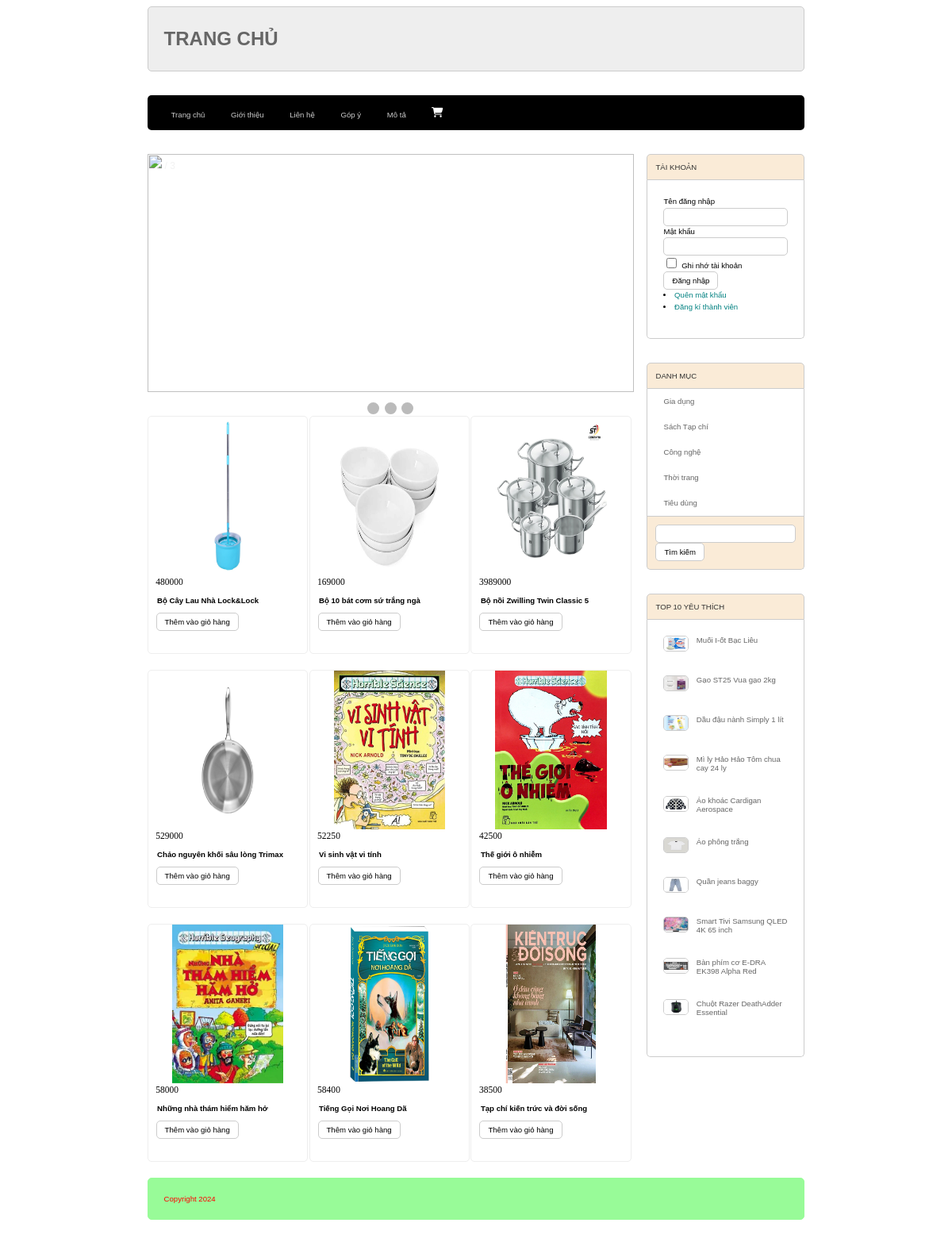
The page / on the database its author committed.
### tables this page shows
CREATE TABLE `sanpham` (
  `id_sanpham` int(10) NOT NULL,
  `name_sanpham` varchar(255) NOT NULL,
  `price` double(10,2) NOT NULL DEFAULT 0.00,
  `img` varchar(255) DEFAULT NULL,
  `description` text DEFAULT NULL,
  `view` int(11) NOT NULL DEFAULT 0,
  `id_danhmuc` int(10) NOT NULL
);

CREATE TABLE `danhmuc` (
  `id_danhmuc` int(10) NOT NULL,
  `name_danhmuc` varchar(50) NOT NULL
);

### model/pdo.php (called while the page is built, shortened)
<?php
function pdo_get_connection(){
    $dburl = "mysql:host=localhost;dbname=duantest;charset=utf8";
    $username = 'root';
    $password = '';
    $conn = new PDO($dburl, $username, $password);
    $conn->setAttribute(PDO::ATTR_ERRMODE, PDO::ERRMODE_EXCEPTION);
    return $conn;
}
function pdo_query($sql){
    $sql_args = array_slice(func_get_args(), 1);
    try{
        $conn = pdo_get_connection();
        $stmt = $conn->prepare($sql);
        $stmt->execute($sql_args);
        $rows = $stmt->fetchAll();
        return $rows;
    }
    catch(PDOException $e){
        throw $e;
    }
    finally{
        unset($conn);
    }
}

### model/sanpham.php (called while the page is built, shortened)
<?php
    function load_all_sanpham_home() {
        $sql = "SELECT*FROM sanpham WHERE 1 ORDER BY id_sanpham DESC LIMIT 0,9";
        $listsanpham = pdo_query($sql);
        return $listsanpham;
    }
    function load_all_sanpham_top10(){
        $sql = "SELECT * FROM sanpham WHERE 1 ORDER BY view DESC LIMIT 0,10";
        $listsanphamtop10 = pdo_query($sql);
        return $listsanphamtop10;
    }
?>

### model/danhmuc.php (called while the page is built, shortened)
<?php
    function load_all_danhmuc(){
        $sql = "SELECT*FROM danhmuc ORDER BY id_danhmuc DESC";
        $listdm = pdo_query($sql);
        return $listdm;
    }
?>

### global.php (called while the page is built)
<?php
    $img_path ="upload/";
?>

### view/home.php (the view, shortened to what this page needs)
<div class="row margin_bottom ">
    <div class="boxleft margin_right">
        <div class="row">
            <div class="banner">
                <div class="slideshow-container">
                <div class="mySlides fade">
                <div class="numbertext">2 / 3</div>
                <img src="view/images/DAM_Banner2-min.png" style="width:100%">
                <div class="text"></div>
                </div>
                <a class="prev" onclick="plusSlides(-1)">&#10094;</a>
                <a class="next" onclick="plusSlides(1)">&#10095;</a>
                </div>
                <br>
                <div style="text-align:center">
                <span class="dot" onclick="currentSlide(1)"></span>
                <span class="dot" onclick="currentSlide(2)"></span>
                <span class="dot" onclick="currentSlide(3)"></span>
                </div>
            </div>
        </div>
        <div class="row">
            <?php
                foreach ($spnew as $checkspnew ) {
                    extract($checkspnew);
                    $i = 0;
                    $linksp = "index.php?act=chitietsanpham&id_sanpham=".$id_sanpham;
                    if ($i == 2 || $i == 5 || $i == 8) {
                        $margin_right = "";
                    } else {
                        $margin_right = "margin_right";
                    }
                    echo '<div class="boxproduct '.$margin_right.' " >
                                <div class="img row">
                                    <a href="'.$linksp.'">
                                        <img src="upload/' . $checkspnew["img"] . '" alt="">
                                    </a>
                                </div>
                                <p class="price">' . $checkspnew["price"] . '</p>
                                <a class="pro_name" href="'.$linksp.'">' . $checkspnew["name_sanpham"] . '</a>
                                <div class="row formcontent">
                                    <form action="index.php?act=addtocart" method="post" >
                                        <input type="hidden" name="id_sanpham" value="'.$checkspnew["id_sanpham"].'">
                                        <input type="hidden" name="name_sanpham" value="'.$checkspnew["name_sanpham"].'">
                                        <input type="hidden" name="img" value="'.$checkspnew["img"].'">
                                        <input type="hidden" name="price" value="'.$checkspnew["price"].'">
                                        <input type="submit" name="addtocart" value="Thêm vào giỏ hàng">
                                    </form>
                                </div>
                        </div>';
                }
            ?>
    </div>
</div>
<div class="boxright ">
    <?php
        include "boxright.php"
    ?>
</div>

### view/boxright.php
<div class="row margin_bottom ">
    <div class="boxtitle">
        TÀI KHOẢN
    </div>
    <div class="boxcontent formTaiKhoan">
        <?php
            if (isset($_SESSION['username'])) {
                extract($_SESSION['username']);
        ?>
        <div class="row mb">
            Xin chào<br>
            <?= $username ?>
        </div>
        <div class="row mb">
            <li>
                <a href="index.php?act=quenmatkhau">Quên mật khẩu</a>
            </li>
            <li>
                <a href="index.php?act=edit_taikhoan">Cập nhật tài khoản</a>
            </li>
            <li>
                <a href="index.php?act=mybill">Đơn hàng của tôi</a>
            </li>
            <?php
                if ($role == 1) {
            ?>
            <li>
                <a href="admin/index.php">Đăng nhập ADMIN</a>
            </li>
            <?php
                }
            ?>
            <li>
                <a href="index.php?act=thoat">LOGOUT</a>
            </li>
        </div>
        <?php
            }else {
        ?>
        <form action="index.php?act=dangnhap" method="post">
            <div class="row mb">
                Tên đăng nhập <br>
                <input type="text" name="username" id="" required>
            </div>
            <div class="row mb">
                Mật khẩu <br>
                <input type="password" name="password" id="" required>
            </div>
            <div class="row mb">
                <input type="checkbox" name="" id=""> Ghi nhớ tài khoản
            </div>
            <div class="row mb">
                <input type="submit" name="dangnhap" value="Đăng nhập">
            </div>
        </form>
        <li>
            <a href="index.php?act=quenmatkhau">Quên mật khẩu</a>
        </li>
        <li>
            <a href="index.php?act=dangky">Đăng kí thành viên</a>
        </li>
        <?php } ?>
    </div>
</div>
<div class="row margin_bottom ">
    <div class="boxtitle">
        DANH MỤC
    </div>
    <div class="boxcontent2 menudoc">
        <ul>
            <?php foreach($dsdanhmuc as $checkdsdanhmuc){
                extract($checkdsdanhmuc);
                $linkdanhmuc = "index.php?act=sanpham&id_danhmuc=".$id_danhmuc;
                echo '<li>
                        <a href="'.$linkdanhmuc.'">'.$name_danhmuc.'</a>
                    </li>';
                }
            ?>
        </ul>
    </div>
    <div class="boxfooter searchbox formTaiKhoan">
        <form action="index.php?act=sanpham" method="post">
            <input type="text" name="kyw" id="">
            <input type="submit" name="search" value="Tìm kiếm">
        </form>
    </div>
</div>
<div class="row ">
    <div class="boxtitle">
        TOP 10 YÊU THÍCH
    </div>
    <div class="row boxcontent">
        <?php foreach ($dstop10sp as $checkdstop10sp) {
            extract ($checkdstop10sp);
            $linksp = "index.php?act=chitietsanpham&id_sanpham=".$id_sanpham;
            $hinh = $img_path.$img;
            echo '<div class="row margin_bottom top10">
                    <img src="'.$hinh.'" alt="">
                    <a href="'.$linksp.'">'.$name_sanpham.'</a>
                </div>';
        }
        ?>
    </div>
</div>

### view/css/style.css (style rules this page uses)
* { box-sizing: border-box; font-family: sans-serif; font-size: 0.8vw; }
.row { float: left; width: 100%; }
.margin_bottom { margin-bottom: 30px; }
.margin_right { margin-right: 0.25%; }
.boxleft { float: left; width: 74%; }
.boxright { float: right; width: 24%; }
.boxtitle { color: #333; background-color: antiquewhite; border-top-left-radius: 5px; border-top-right-radius: 5px; border: 1px #CCC solid; padding: 10px; }
.boxcontent { border-left: 1px #CCC solid; border-right: 1px #CCC solid; border-bottom: 1px #CCC solid; border-bottom-left-radius: 5px; border-bottom-right-radius: 5px; min-height: 200px; padding: 20px; }
.boxcontent2 { border-left: 1px #CCC solid; border-right: 1px #CCC solid; border-bottom: 1px #CCC solid; background-color: #EEE; }
.boxfooter { padding: 10px; background-color: antiquewhite; border-bottom-left-radius: 5px; border-bottom-right-radius: 5px; border-left: 1px #CCC solid; border-right: 1px #CCC solid; border-bottom: 1px #CCC solid; }
.banner { min-height: 300px; width: 100%; text-align: center; }
.banner img { height: 300px; }
.boxproduct { float: left; width: 33%; min-height: 300px; border: 1px #EEE solid; border-radius: 5px; margin-bottom: 20px; }
.boxproduct .img { min-height: 180px; text-align: center; }
.img img { width: 70%; height: 200px; }
.formTaiKhoan { line-height: 150%; }
.formTaiKhoan input[type="email"], .formTaiKhoan input[type="text"], .formTaiKhoan input[type="password"], .formTaiKhoan input[type="number"], .formcontent input[type="text"] { width: 100%; border: 1px #CCC solid; padding: 5px 10px; border-radius: 5px; }
.formTaiKhoan input[type="checkbox"] { border-radius: 5px; }
.formTaiKhoan input[type="submit"], .formTaiKhoan input[type="reset"], .formcontent input[type="submit"], .formcontent input[type="reset"], .formcontent input[type="button"] { border-radius: 5px; padding: 5px 10px; background-color: white; border: 1px #CCC solid; }
.formTaiKhoan li a { color: teal; text-decoration: none; }
.menudoc ul { margin: 0; padding: 0; list-style-type: none; }
.menudoc ul li { padding: 10px 20px; background-color: white; border-bottom: 1px #FFF solid; }
.menudoc ul li a { color: #666; text-decoration: none; }
.searchbox input[type="text"] { width: 100%; padding: 5px 10px; background-color: #FFF; border: 1px #CCC solid; border-radius: 5px; }
.top10 img { width: 20%; height: 20px; float: left; margin-right: 10px; border-radius: 5px; border: 1px #CCC solid; }
.top10 a { color: #666; text-decoration: none; }
.formcontent { padding: 10px; }
.slideshow-container { max-width: 1000px; position: relative; margin: auto; }
.mySlides { display: none; }
.prev, .next { cursor: pointer; position: absolute; top: 50%; width: auto; margin-top: -22px; padding: 16px; color: white; font-weight: bold; font-size: 18px; transition: 0.6s ease; border-radius: 0 3px 3px 0; user-select: none; }
.next { right: 0; border-radius: 3px 0 0 3px; }
.text { color: #f2f2f2; font-size: 15px; padding: 8px 12px; position: absolute; bottom: 8px; width: 100%; text-align: center; }
.numbertext { color: #f2f2f2; font-size: 12px; padding: 8px 12px; position: absolute; top: 0; }
.dot { cursor: pointer; height: 15px; width: 15px; margin: 0 2px; background-color: #bbb; border-radius: 50%; display: inline-block; transition: background-color 0.6s ease; }
.fade { animation-name: fade; animation-duration: 1.5s; }
.price { font-family: 'Times New Roman', Times, serif; font-size: 1.2rem; padding-left: 1rem; }
.pro_name { text-decoration: none; padding-left: 1.2rem; color: #000; font-weight: bold; }

### rows shown on the page
sanpham: img (picture), price "480000", name_sanpham "Bộ Cây Lau Nhà Lock&Lock"
sanpham: img (picture), price "169000", name_sanpham "Bộ 10 bát cơm sứ trắng ngà"
sanpham: img (picture), price "3989000", name_sanpham "Bộ nồi Zwilling Twin Classic 5"
sanpham: img (picture), price "529000", name_sanpham "Chảo nguyên khối sâu lòng Trimax"
sanpham: img (picture), price "52250", name_sanpham "Vi sinh vật vi tính"
sanpham: img (picture), price "42500", name_sanpham "Thế giới ô nhiễm"
sanpham: img (picture), price "58000", name_sanpham "Những nhà thám hiểm hăm hở"
sanpham: img (picture), price "58400", name_sanpham "Tiếng Gọi Nơi Hoang Dã"
sanpham: img (picture), price "38500", name_sanpham "Tạp chí kiến trức và đời sống"
danhmuc: name_danhmuc "Gia dụng"
danhmuc: name_danhmuc "Sách Tạp chí"
danhmuc: name_danhmuc "Công nghệ"
danhmuc: name_danhmuc "Thời trang"
danhmuc: name_danhmuc "Tiêu dùng"
sanpham: img (picture), name_sanpham "Muối I-ốt Bạc Liêu"
sanpham: img (picture), name_sanpham "Gạo ST25 Vua gạo 2kg"
sanpham: img (picture), name_sanpham "Dầu đậu nành Simply 1 lít"
sanpham: img (picture), name_sanpham "Mì ly Hảo Hảo Tôm chua cay 24 ly"
sanpham: img (picture), name_sanpham "Áo khoác Cardigan Aerospace"
sanpham: img (picture), name_sanpham "Áo phông trắng"
sanpham: img (picture), name_sanpham "Quần jeans baggy"
sanpham: img (picture), name_sanpham "Smart Tivi Samsung QLED 4K 65 inch"
sanpham: img (picture), name_sanpham "Bàn phím cơ E-DRA EK398 Alpha Red"
sanpham: img (picture), name_sanpham "Chuột Razer DeathAdder Essential"
